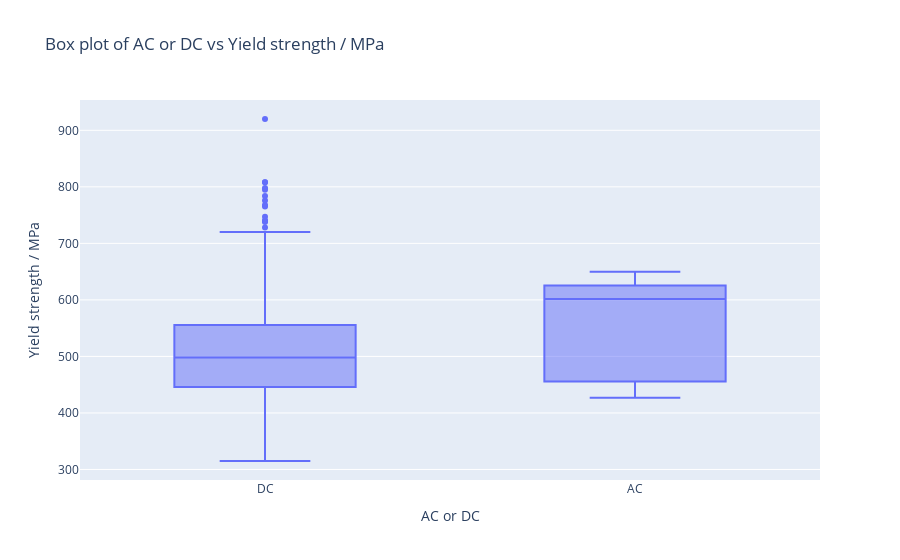
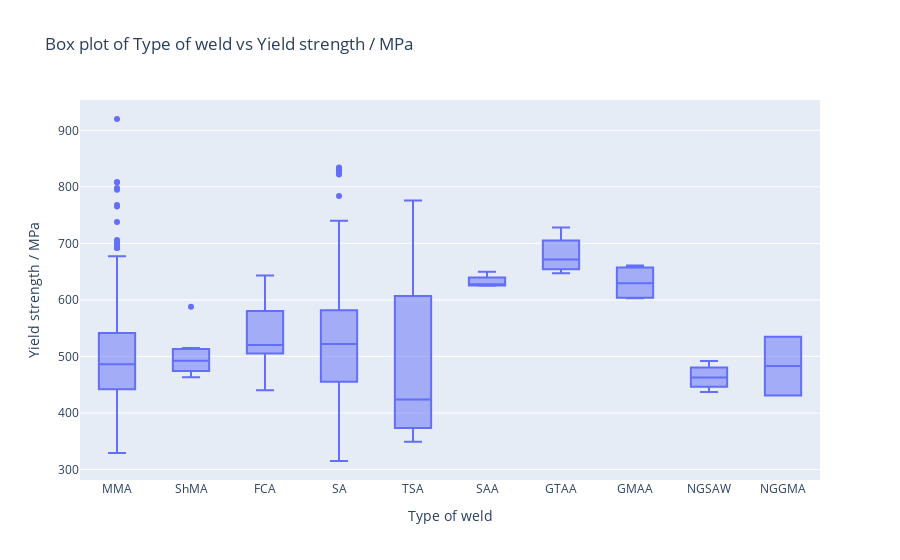

The cell these charts' notebook holds for them, in order:
### Code cell
target = 'Yield strength / MPa'
for categorical_variable in ["AC or DC", "Type of weld"]:
    if df[categorical_variable].dtype == 'object':
        fig = px.box(df, x=categorical_variable, y=target, title=f'Box plot of {categorical_variable} vs {target}')
        fig.show()

### Figure 1 — Plotly figure (JSON) as saved in the notebook; plotly's stock layout.template omitted (floating-point values rounded to 4 significant figures; data arrays with more than 128 entries replaced by an {"elided": "..."} marker saying what was removed)
{"data": [{"alignmentgroup": "True", "hovertemplate": "AC or DC=%{x}<br>Yield strength / MPa=%{y}<extra></extra>", "legendgroup": "", "marker": {"color": "#636efa"}, "name": "", "notched": false, "offsetgroup": "", "orientation": "v", "showlegend": false, "type": "box", "x": {"elided": "1652 str values"}, "x0": " ", "xaxis": "x", "y": {"elided": "1652 float values"}, "y0": " ", "yaxis": "y"}], "layout": {"boxmode": "group", "legend": {"tracegroupgap": 0}, "title": {"text": "Box plot of AC or DC vs Yield strength / MPa"}, "xaxis": {"anchor": "y", "domain": [0, 1], "title": {"text": "AC or DC"}}, "yaxis": {"anchor": "x", "domain": [0, 1], "title": {"text": "Yield strength / MPa"}}}}

### Figure 2 — Plotly figure (JSON) as saved in the notebook; plotly's stock layout.template omitted (floating-point values rounded to 4 significant figures; data arrays with more than 128 entries replaced by an {"elided": "..."} marker saying what was removed)
{"data": [{"alignmentgroup": "True", "hovertemplate": "Type of weld=%{x}<br>Yield strength / MPa=%{y}<extra></extra>", "legendgroup": "", "marker": {"color": "#636efa"}, "name": "", "notched": false, "offsetgroup": "", "orientation": "v", "showlegend": false, "type": "box", "x": {"elided": "1652 str values"}, "x0": " ", "xaxis": "x", "y": {"elided": "1652 float values"}, "y0": " ", "yaxis": "y"}], "layout": {"boxmode": "group", "legend": {"tracegroupgap": 0}, "title": {"text": "Box plot of Type of weld vs Yield strength / MPa"}, "xaxis": {"anchor": "y", "domain": [0, 1], "title": {"text": "Type of weld"}}, "yaxis": {"anchor": "x", "domain": [0, 1], "title": {"text": "Yield strength / MPa"}}}}
